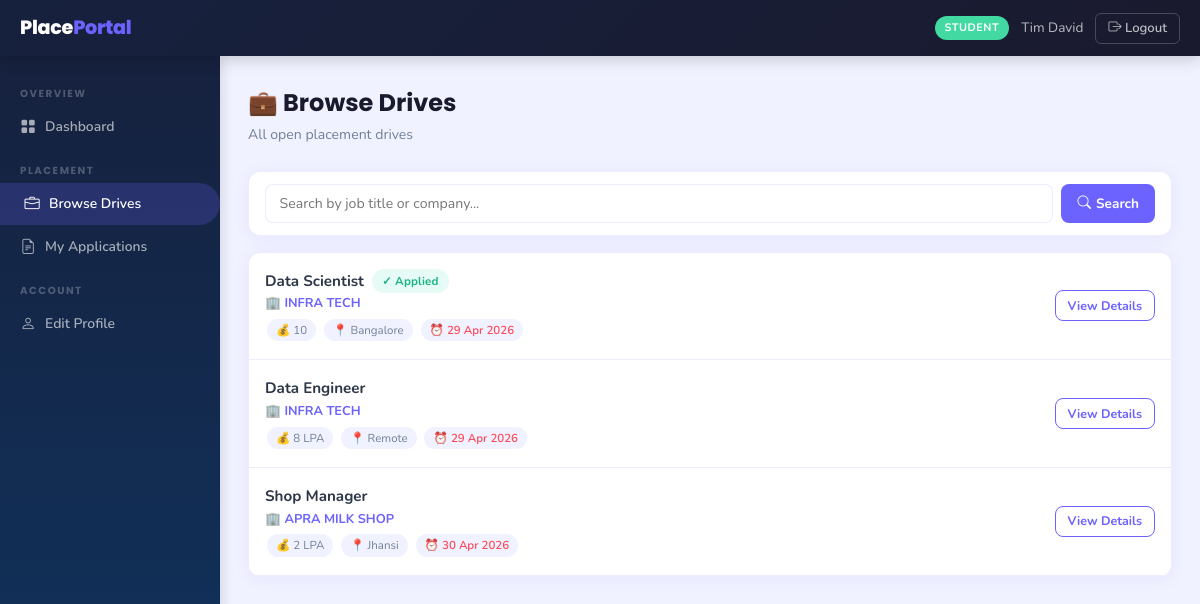
Page /student/drives (signed in) on the committed database.
### backend/models.py (models this page shows)
class Student(db.Model):
    __tablename__ = 'students'
    id            = db.Column(db.Integer, primary_key=True)
    full_name     = db.Column(db.String(120), nullable=False)
    email         = db.Column(db.String(120), unique=True, nullable=False)
    password_hash = db.Column(db.String(256), nullable=False)
    phone         = db.Column(db.String(20))
    branch        = db.Column(db.String(100))
    year          = db.Column(db.String(20))
    cgpa          = db.Column(db.Float)
    skills        = db.Column(db.Text)
    resume_path   = db.Column(db.String(300))
    is_active     = db.Column(db.Boolean, default=True)
    registered_at = db.Column(db.DateTime, default=datetime.utcnow)
    applications = db.relationship('Application', backref='student',
                                   lazy=True, cascade='all, delete-orphan')

class PlacementDrive(db.Model):
    __tablename__ = 'placement_drives'
    id                   = db.Column(db.Integer, primary_key=True)
    company_id           = db.Column(db.Integer, db.ForeignKey('companies.id'), nullable=False)
    job_title            = db.Column(db.String(150), nullable=False)
    job_description      = db.Column(db.Text,        nullable=False)
    eligibility_criteria = db.Column(db.Text)
    location             = db.Column(db.String(100))
    salary_package       = db.Column(db.String(80))
    application_deadline = db.Column(db.Date,        nullable=False)
    status               = db.Column(db.String(20), default='pending')
    created_at           = db.Column(db.DateTime, default=datetime.utcnow)
    applications = db.relationship('Application', backref='drive',
                                   lazy=True, cascade='all, delete-orphan')

class Company(db.Model):
    __tablename__ = 'companies'
    id              = db.Column(db.Integer, primary_key=True)
    company_name    = db.Column(db.String(150), nullable=False)
    email           = db.Column(db.String(120), unique=True, nullable=False)
    password_hash   = db.Column(db.String(256), nullable=False)
    hr_contact      = db.Column(db.String(120))
    phone           = db.Column(db.String(20))
    website         = db.Column(db.String(200))
    description     = db.Column(db.Text)
    approval_status = db.Column(db.String(20), default='pending')
    registered_at   = db.Column(db.DateTime, default=datetime.utcnow)
    drives = db.relationship('PlacementDrive', backref='company',
                             lazy=True, cascade='all, delete-orphan')

### backend/routes.py (the view, shortened to what this page needs)
    @app.route('/student/drives')
    @login_required('student')
    def student_drives():
        search  = request.args.get('search', '').strip()
        query   = PlacementDrive.query.filter_by(status='approved')
        drives            = query.order_by(PlacementDrive.application_deadline.asc()).all()
        student           = Student.query.get(session['user_id'])
        applied_drive_ids = {
            a.drive_id for a in Application.query.filter_by(student_id=student.id).all()
        }
        return render_template('student/drives.html',
                               drives=drives,
                               applied_drive_ids=applied_drive_ids,
                               search=search, today=date.today())

### backend/routes.py (called while the page is built)
def login_required(role):
    def decorator(f):
        @wraps(f)
        def decorated_function(*args, **kwargs):
            if 'user_id' not in session:
                flash('Please log in to continue.', 'warning')
                return redirect(url_for('auth_login', role=role))
            if session.get('role') != role:
                flash('You do not have permission to view that page.', 'danger')
                return redirect(url_for('home'))
            return f(*args, **kwargs)
        return decorated_function
    return decorator

### templates/student/drives.html (shortened to what this page needs)
{% extends 'layout_dashboard.html' %}
{% block sidebar %}
  <div class="sidebar-section">Overview</div>
  <a href="{{ url_for('student_dashboard') }}" class="sidebar-link"><i class="bi bi-grid-fill"></i> Dashboard</a>
  <div class="sidebar-section">Placement</div>
  <a href="{{ url_for('student_drives') }}" class="sidebar-link active"><i class="bi bi-briefcase"></i> Browse Drives</a>
  <a href="{{ url_for('student_applications') }}" class="sidebar-link"><i class="bi bi-file-earmark-text"></i> My Applications</a>
  <div class="sidebar-section">Account</div>
  <a href="{{ url_for('student_edit_profile') }}" class="sidebar-link"><i class="bi bi-person"></i> Edit Profile</a>
{% endblock %}
{% block content %}
<div class="page-header d-flex align-items-center justify-content-between">
  <div><h1>💼 Browse Drives</h1><p>All open placement drives</p></div>
</div>
<div class="card" style="margin-bottom:1rem;"><div class="card-body" style="padding:.75rem 1rem;">
  <form method="GET" style="display:flex;gap:.5rem;">
    <input type="text" name="search" value="{{ search }}" class="form-control" placeholder="Search by job title or company...">
    <button class="btn btn-primary" style="white-space:nowrap;"><i class="bi bi-search me-1"></i>Search</button>
  </form>
</div></div>
{% if drives %}
<div class="card">
  {% for d in drives %}
  <div style="display:flex;align-items:center;justify-content:space-between;padding:1rem;border-bottom:1px solid var(--border);">
    <div>
      <div style="display:flex;align-items:center;gap:.5rem;margin-bottom:.5px;">
        <div class="fw-700" style="font-size:.95rem;">{{ d.job_title }}</div>
        {% if d.id in applied_drive_ids %}<span class="badge badge-selected">✓ Applied</span>{% endif %}
      </div>
      <div style="font-size:.8rem;color:var(--primary);font-weight:700;margin-bottom:3px;">🏢 {{ d.company.company_name }}</div>
      <div>
        {% if d.salary_package %}<span class="tag-pill">💰 {{ d.salary_package }}</span>{% endif %}
        {% if d.location %}<span class="tag-pill">📍 {{ d.location }}</span>{% endif %}
        <span class="tag-pill" style="color:{% if d.application_deadline < today %}var(--danger){% else %}#1BB385{% endif %};font-weight:600;">
          ⏰ {{ d.application_deadline.strftime('%d %b %Y') }}
        </span>
      </div>
    </div>
    <a href="{{ url_for('student_drive_detail', drive_id=d.id) }}" class="btn btn-outline-primary btn-sm" style="white-space:nowrap;">View Details</a>
  </div>
  {% endfor %}
</div>
{% else %}
<div class="card"><div class="empty-state p-5"><i class="bi bi-briefcase"></i><p>No open drives right now. Check back soon!</p></div></div>
{% endif %}
{% endblock %}

### templates/layout_dashboard.html (shortened to what this page needs)
<!DOCTYPE html>
<html lang="en">
<head>
  <link href="https://cdn.jsdelivr.net/npm/bootstrap-icons@1.11.0/font/bootstrap-icons.css" rel="stylesheet">
  <link href="{{ url_for('static', filename='css/styles.css') }}" rel="stylesheet">
</head>
<body>
<header class="topbar">
  <div class="topbar-brand">Place<span>Portal</span></div>
  <div class="topbar-right">
    {% if session.get('role') %}
    <span class="topbar-role {{ session.get('role') }}">{{ session.get('role') }}</span>
    <span class="topbar-name d-none d-md-inline">{{ session.get('name', '') }}</span>
    {% endif %}
    <a href="{{ url_for('logout') }}" class="topbar-logout">
      <i class="bi bi-box-arrow-right"></i> Logout
    </a>
  </div>
</header>
<aside class="sidebar">
  {% block sidebar %}{% endblock %}
</aside>
<main class="main-content">
  <div class="content-inner">
    {% block content %}{% endblock %}
  </div>
</main>
</body>
</html>

### static/css/styles.css (style rules this page uses)
:root { --primary : #6C63FF; --primary-lt : #EEEDFE; --primary-dk : #5a52e0; --success : #43D9A2; --success-lt : #E6FBF5; --warning : #FFB830; --warning-lt : #FFF8E7; --danger : #FF4757; --danger-lt : #FFF0F0; --info : #2ECBFF; --info-lt : #EBF8FF; --dark : #1A1A2E; --darker : #16213E; --muted : #718096; --border : rgba(108,99,255,0.12); --bg : #F0F2FF; --card : #ffffff; --shadow : 0 2px 16px rgba(108,99,255,0.08); --shadow-lg : 0 8px 32px rgba(108,99,255,0.14); --radius : 12px; --radius-sm : 8px; --sidebar-w : 220px; }
*, *::before, *::after { box-sizing: border-box; margin: 0; padding: 0; }
body { font-family: 'Nunito', sans-serif; background: var(--bg); color: #2D3748; font-size: 15px; line-height: 1.6; }
h1,h2,h3,h4,h5,h6 { font-family: 'Poppins', sans-serif; }
a { text-decoration: none; color: var(--warning); }
.topbar { height: 56px; background: linear-gradient(135deg, var(--darker), var(--dark)); position: fixed; top: 0; left: 0; right: 0; z-index: 200; display: flex; align-items: center; padding: 0 1.25rem; box-shadow: 0 2px 16px rgba(0,0,0,0.2); }
.topbar-brand { font-family: 'Poppins', sans-serif; font-weight: 800; font-size: 1.2rem; color: #fff; margin-right: auto; letter-spacing: -0.3px; }
.topbar-brand span { color: var(--primary); }
.topbar-right { display: flex; align-items: center; gap: 0.75rem; }
.topbar-role { font-size: 0.68rem; font-weight: 700; text-transform: uppercase; letter-spacing: 0.5px; padding: 3px 10px; border-radius: 20px; }
.topbar-role.student { background: var(--success); color: #fff; }
.topbar-name { color: rgba(255,255,255,0.7); font-size: 0.85rem; }
.topbar-logout { color: rgba(255,255,255,0.7); font-size: 0.82rem; font-weight: 600; border: 1px solid rgba(255,255,255,0.2); border-radius: 6px; padding: 4px 12px; transition: all 0.2s; }
.sidebar { position: fixed; top: 56px; left: 0; bottom: 0; width: var(--sidebar-w); background: linear-gradient(180deg, var(--darker), #0F3460); padding: 1rem 0; overflow-y: auto; z-index: 100; box-shadow: 2px 0 12px rgba(0,0,0,0.12); }
.sidebar-section { font-size: 0.64rem; font-weight: 700; text-transform: uppercase; letter-spacing: 1.5px; color: rgba(255,255,255,0.25); padding: 0.85rem 1.25rem 0.2rem; font-family: 'Poppins', sans-serif; }
.sidebar-link { display: flex; align-items: center; gap: 9px; padding: 0.55rem 1.25rem; color: rgba(255,255,255,0.62); font-size: 0.87rem; font-weight: 600; border-radius: 0 24px 24px 0; margin: 1px 0; transition: all 0.18s; }
.sidebar-link:hover, .sidebar-link.active { background: rgba(108,99,255,0.22); color: #fff; padding-left: 1.5rem; }
.sidebar-link i { font-size: 0.95rem; width: 16px; text-align: center; }
.main-content { margin-left: var(--sidebar-w); padding-top: 56px; min-height: 100vh; }
.content-inner { padding: 1.75rem; }
.page-header { margin-bottom: 1.5rem; }
.page-header h1 { font-size: 1.5rem; font-weight: 700; color: var(--dark); margin: 0; }
.page-header p { color: var(--muted); font-size: 0.88rem; margin: 2px 0 0; }
.card { background: var(--card); border-radius: var(--radius); border: 1px solid var(--border); box-shadow: var(--shadow); overflow: hidden; }
.card-body { padding: 1.25rem; }
.fw-700 { font-weight: 700; }
.btn { display: inline-flex; align-items: center; justify-content: center; gap: 5px; padding: 0.45rem 1rem; border-radius: var(--radius-sm); font-family: 'Nunito', sans-serif; font-weight: 700; font-size: 0.85rem; border: none; cursor: pointer; transition: all 0.18s; text-decoration: none; }
.btn-primary { background: var(--primary); color: #fff; }
.btn-outline-primary { border: 1.5px solid var(--primary); color: var(--primary); background: transparent; }
.btn-sm { padding: 0.28rem 0.75rem; font-size: 0.78rem; }
.badge { display: inline-block; padding: 3px 10px; border-radius: 20px; font-size: 0.72rem; font-weight: 700; letter-spacing: 0.2px; }
.badge-selected { background: var(--success-lt); color: #1BB385; }
.form-control, .form-select { width: 100%; padding: 0.55rem 0.85rem; border: 1.5px solid var(--border); border-radius: var(--radius-sm); font-family: 'Nunito', sans-serif; font-size: 0.88rem; background: #fff; color: #2D3748; transition: all 0.18s; }
.tag-pill { display: inline-block; font-size: 0.72rem; padding: 2px 9px; border-radius: 20px; background: var(--bg); color: var(--muted); margin: 2px; }
.d-flex { display: flex; }
.align-items-center { align-items: center; }
.justify-content-between { justify-content: space-between; }

### rows in the picture
Student: get "Tim David"
PlacementDrive: job_title "Data Scientist", shows "✓ Applied", company.company_name "INFRA TECH", salary_package "10", location "Bangalore", application_deadline "29 Apr 2026"
PlacementDrive: job_title "Data Engineer", company.company_name "INFRA TECH", salary_package "8 LPA", location "Remote", application_deadline "29 Apr 2026"
PlacementDrive: job_title "Shop Manager", company.company_name "APRA MILK SHOP", salary_package "2 LPA", location "Jhansi", application_deadline "30 Apr 2026"

### other values in the picture
{{ session.get('role') }} "STUDENT"
